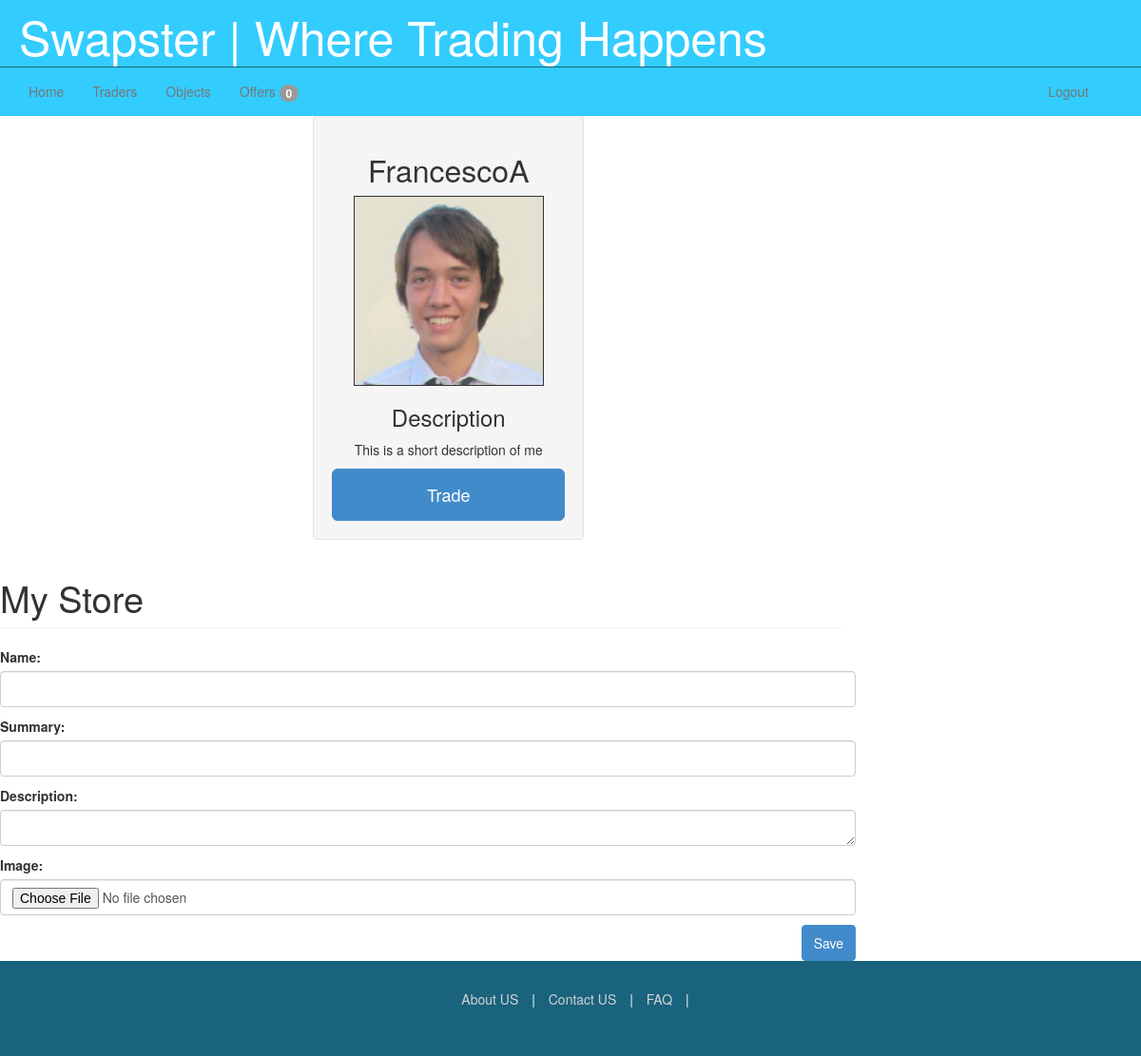
/objects/add/ (signed in), run on the app's committed database.
### trader/models.py (models this page shows, shortened)
class Trader(AbstractUser):
	store_title = models.CharField(max_length=100,default="My Store")
	bio = models.CharField(max_length=500, default="This is a short description of me")
	image = models.ImageField(upload_to="traders/")
	date_created = models.DateTimeField(auto_now=True)
	def image_url(self):
		if self.image:
			return self.image.url
		else:
			return "http://s7.postimg.org/5q3jk5cm3/default.jpg"
	def request_count(self):
		return Offer.objects.filter(receiver=self).count()

### objects/views.py (the view, shortened to what this page needs)
class ObjectCreateView(CreateView):
    model = Object
    form_class = ObjectForm
    template_name = 'objects/object_create.html'

### objects/forms.py
class ObjectForm(ModelForm):
	class Meta:
		model = Object
		fields = ('name', 'summary', 'description', 'image')

### templates/objects/object_create.html (shortened to what this page needs)
{% extends 'trader/profile.html' %}
{% block profile_content %}
	<form enctype="multipart/form-data" method="post" class ="creation-form">
		{{ form.as_p }}
    	<button class="btn btn-primary pull-right" type="submit" value="Save"/>Save</button>
	</form>
{% endblock %}

### templates/trader/profile.html (shortened to what this page needs)
{% extends 'swapster/base.html' %}
{% block content %}
<div class="row">
	<div class="col-3 profile">
		<div class='well'>
			<h2> {{ user.username }}</h2>
			<img class="profile-pic" src="{{ user.image_url }}"/>
			<h3> Description </h3>
			<p> {{ user.bio }}</p>
			{% block additional_profile %}
			<a href={% url 'trade' user.username %} class="btn btn-large btn-primary btn-block"> Trade </a>
			{% endblock %}
		</div>
	</div>
	<div class="col-9">
		<div class="row">
			<h1 class="store-header">{{ user.store_title }} </h1>
		</div>
		<hr>
		<div class="row">
			{% block profile_content %}{% endblock %}
		</div>
	</div>
</div>
{% endblock %}

### templates/swapster/base.html (shortened to what this page needs)
{% extends 'index.html' %}
{% block additional_css %}
	{% load staticfiles %}
	<link rel="stylesheet" type="text/css" href="{% static "css/base.css" %}"/>
	<link rel="stylesheet" type="text/css" href="{% static "css/modal.css" %}"/>
	<link rel="stylesheet" type="text/css" href="{% static "css/profile.css" %}"/>
{% endblock %}
{% block additional_header %}
<div class="row nav-container">
<div class="navbar affix">
	<ul class="nav navbar-nav">
		<li><a href="{% url 'user_profile' %}">Home</a></li>
		<li><a href="{% url 'traders' %}">Traders</a></li>
		<li><a href="{% url 'objects' %}">Objects</a></li>
		<li><a href="{% url 'offers' %}">Offers <span class="badge">{{ user.request_count }}</span></a></li>
	</ul>
	<p id="username" class="navbar-text pull-right"><a href="{% url 'logout' %}" class="navbar-link">Logout</a></p></li>
</div>
</div>
{% endblock %}

### static/css/main.css (style rules this page uses)
html,body { padding: 0px; margin: 0px; }
a { color:lightgrey; }
.spaced input,button { margin-bottom: 10px; }
input,textarea { display: block; width: 100%; height: 38px; padding: 8px 12px; font-size: 14px; line-height: 1.428571429; color: #555555; vertical-align: middle; background-color: #ffffff; border: 1px solid #cccccc; border-radius: 4px; -webkit-box-shadow: inset 0 1px 1px rgba(0, 0, 0, 0.075); box-shadow: inset 0 1px 1px rgba(0, 0, 0, 0.075); -webkit-transition: border-color ease-in-out 0.15s, box-shadow ease-in-out 0.15s; transition: border-color ease-in-out 0.15s, box-shadow ease-in-out 0.15s; }

### static/css/base.css (style rules this page uses)
.navbar { border-top: solid; border-top-color: #19637C; border-top-width: 1px; border-radius: 0px; margin-bottom: 0px; background-color: #33CCFF; z-index: 100; }
.nav-container { height: 51px; }
.row { margin-left: 0px; margin-right: 0px; }
#username { margin-right: 40px; }

### static/css/profile.css (style rules this page uses)
hr { margin-top: 0px; margin-bottom: 20px; margin-left: -15px; }
.profile { text-align: center; padding-left: 0px; margin-left: auto; margin-right: auto; width: 300px; max-height: 90%; }
.profile-pic { min-height: 200px; min-width: 200px; max-height: 250px; max-width: 250px; height: auto; width: auto; border: solid; border-width: 1px; }
.row > .store-header { display: inline-block; }

### data on the page
Trader: request_count "0", username "FrancescoA", image_url (picture), bio "This is a short description of me", store_title "My Store"
